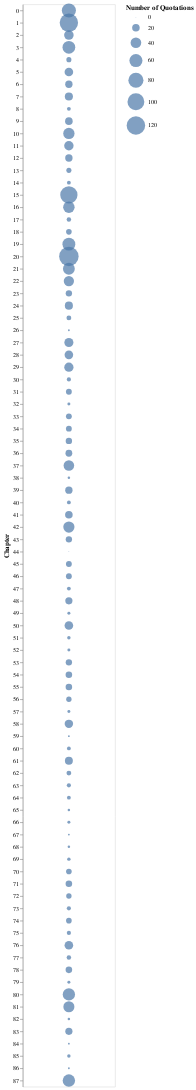

Notebook cell for this chart:
### Code cell
alt.Chart(quotationsPerChapter).mark_circle().encode(y='Chapter:O', size=alt.Size('Number of Quotations:Q', scale=alt.Scale(range=[1, 1000]))).properties(width=150)

### Figure 1 — Vega-Lite specification as saved in the notebook (floating-point values rounded to 4 significant figures)
{"config": {"view": {"continuousWidth": 400, "continuousHeight": 300}}, "data": {"name": "data-b6fb46e19ee39a92f8faad0a6b408c5f"}, "mark": "circle", "encoding": {"size": {"type": "quantitative", "field": "Number of Quotations", "scale": {"range": [1, 1000]}}, "y": {"type": "ordinal", "field": "Chapter"}}, "width": 150, "$schema": "https://vega.github.io/schema/vega-lite/v4.8.1.json", "datasets": {"data-b6fb46e19ee39a92f8faad0a6b408c5f": [{"Number of Quotations": 70, "Chapter": 0}, {"Number of Quotations": 119, "Chapter": 1}, {"Number of Quotations": 32, "Chapter": 2}, {"Number of Quotations": 57, "Chapter": 3}, {"Number of Quotations": 9, "Chapter": 4}, {"Number of Quotations": 26, "Chapter": 5}, {"Number of Quotations": 19, "Chapter": 6}, {"Number of Quotations": 23, "Chapter": 7}, {"Number of Quotations": 5, "Chapter": 8}, {"Number of Quotations": 20, "Chapter": 9}, {"Number of Quotations": 45, "Chapter": 10}, {"Number of Quotations": 31, "Chapter": 11}, {"Number of Quotations": 19, "Chapter": 12}, {"Number of Quotations": 9, "Chapter": 13}, {"Number of Quotations": 5, "Chapter": 14}, {"Number of Quotations": 105, "Chapter": 15}, {"Number of Quotations": 46, "Chapter": 16}, {"Number of Quotations": 7, "Chapter": 17}, {"Number of Quotations": 11, "Chapter": 18}, {"Number of Quotations": 58, "Chapter": 19}, {"Number of Quotations": 133, "Chapter": 20}, {"Number of Quotations": 49, "Chapter": 21}, {"Number of Quotations": 37, "Chapter": 22}, {"Number of Quotations": 14, "Chapter": 23}, {"Number of Quotations": 23, "Chapter": 24}, {"Number of Quotations": 8, "Chapter": 25}, {"Number of Quotations": 1, "Chapter": 26}, {"Number of Quotations": 29, "Chapter": 27}, {"Number of Quotations": 26, "Chapter": 28}, {"Number of Quotations": 30, "Chapter": 29}, {"Number of Quotations": 6, "Chapter": 30}, {"Number of Quotations": 12, "Chapter": 31}, {"Number of Quotations": 3, "Chapter": 32}, {"Number of Quotations": 12, "Chapter": 33}, {"Number of Quotations": 12, "Chapter": 34}, {"Number of Quotations": 14, "Chapter": 35}, {"Number of Quotations": 16, "Chapter": 36}, {"Number of Quotations": 39, "Chapter": 37}, {"Number of Quotations": 2, "Chapter": 38}, {"Number of Quotations": 19, "Chapter": 39}, {"Number of Quotations": 5, "Chapter": 40}, {"Number of Quotations": 20, "Chapter": 41}, {"Number of Quotations": 44, "Chapter": 42}, {"Number of Quotations": 14, "Chapter": 43}, {"Number of Quotations": 0, "Chapter": 44}, {"Number of Quotations": 12, "Chapter": 45}, {"Number of Quotations": 12, "Chapter": 46}, {"Number of Quotations": 5, "Chapter": 47}, {"Number of Quotations": 18, "Chapter": 48}, {"Number of Quotations": 3, "Chapter": 49}, {"Number of Quotations": 26, "Chapter": 50}, {"Number of Quotations": 4, "Chapter": 51}, {"Number of Quotations": 3, "Chapter": 52}, {"Number of Quotations": 14, "Chapter": 53}, {"Number of Quotations": 15, "Chapter": 54}, {"Number of Quotations": 15, "Chapter": 55}, {"Number of Quotations": 10, "Chapter": 56}, {"Number of Quotations": 3, "Chapter": 57}, {"Number of Quotations": 25, "Chapter": 58}, {"Number of Quotations": 1, "Chapter": 59}, {"Number of Quotations": 5, "Chapter": 60}, {"Number of Quotations": 22, "Chapter": 61}, {"Number of Quotations": 8, "Chapter": 62}, {"Number of Quotations": 6, "Chapter": 63}, {"Number of Quotations": 5, "Chapter": 64}, {"Number of Quotations": 2, "Chapter": 65}, {"Number of Quotations": 3, "Chapter": 66}, {"Number of Quotations": 1, "Chapter": 67}, {"Number of Quotations": 2, "Chapter": 68}, {"Number of Quotations": 4, "Chapter": 69}, {"Number of Quotations": 11, "Chapter": 70}, {"Number of Quotations": 15, "Chapter": 71}, {"Number of Quotations": 10, "Chapter": 72}, {"Number of Quotations": 6, "Chapter": 73}, {"Number of Quotations": 11, "Chapter": 74}, {"Number of Quotations": 6, "Chapter": 75}, {"Number of Quotations": 26, "Chapter": 76}, {"Number of Quotations": 7, "Chapter": 77}, {"Number of Quotations": 15, "Chapter": 78}, {"Number of Quotations": 3, "Chapter": 79}, {"Number of Quotations": 53, "Chapter": 80}, {"Number of Quotations": 43, "Chapter": 81}, {"Number of Quotations": 2, "Chapter": 82}, {"Number of Quotations": 18, "Chapter": 83}, {"Number of Quotations": 1, "Chapter": 84}, {"Number of Quotations": 4, "Chapter": 85}, {"Number of Quotations": 1, "Chapter": 86}, {"Number of Quotations": 54, "Chapter": 87}]}}
